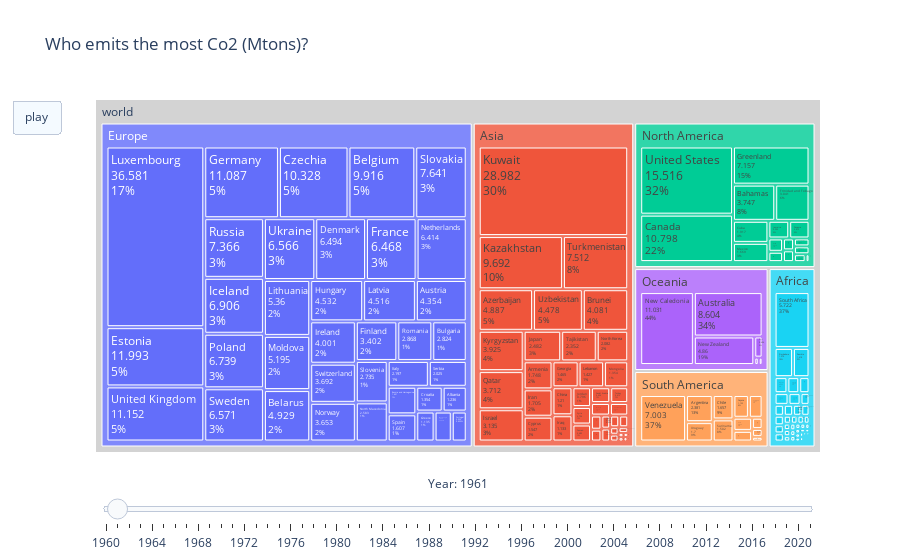

Notebook code cell kept with this figure:
### Code cell
df_ghg_total = df_ghg_total[df_ghg_total["year"] >= 1960]
year0 = min(df_ghg_total["year"])
years = np.arange(year0, 2022)

#Make a list of frame
frame0 = None
frames = []
for year in years:
    mask = df_ghg_total.year == year
    df_tmp = (
        df_ghg_total[mask]
        .dropna(subset="co2_per_capita")[["country", "continent", "co2_per_capita"]]
        .fillna("")
    )   
    treemap = go.Treemap(
        labels=df_tmp["country"], 
        values=df_tmp["co2_per_capita"],
        parents=df_tmp["continent"],
        branchvalues="total",
        pathbar_textfont_size=15,
        root_color="lightgrey",
        textinfo = "label+value+percent parent"
    )
    if frame0 is None:
        frame0 = treemap
    frames.append(go.Frame(name=f"frame-{year}", data=treemap
    ))
#Make sliders
sliders = [
    dict(
        steps=[
            dict(
                method="animate",
                args=[
                    [f"frame-{year}"],
                    dict(
                        mode="e", frame=dict(redraw=True), transition=dict(duration=200)
                    ),
                ],
                label=f"{year}",
            )
            for year in years
        ],
        transition=dict(duration=0),
        x=0,
        y=0,
        currentvalue=dict(
            font=dict(size=12), prefix="Year: ", visible=True, xanchor="center"
        ),
        len=1.0,
        active=1,
    )  
]
#create the layout object with slider parameters
layout = {
    "title": f"Who emits the most Co2 (Mtons)?",
    "xaxis": {"visible": True, "showline": True},
    "yaxis": {"type": "log", "visible": True, "showline": True},
    "updatemenus": [
        {
            "type": "buttons",
            "buttons": [
                {
                    "method": "animate",
                    "label": "play",
                    "args": [
                        None,
                        dict(
                            frame=dict(duration=600, redraw=True),
                            transition=dict(duration=200),
                            fromcurrent=True,
                            mode="immediate",
                        ),
                    ],
                }
            ],
        }
    ],
    "sliders": sliders,
}
#Create the final figure with layout and frame parameters
figure = go.Figure(
    data=frame0,
    layout=layout,
    frames=frames
)

figure.show()

### Figure 1 — Plotly figure (JSON) as saved in the notebook; plotly's stock layout.template omitted (floating-point values rounded to 4 significant figures; data arrays with more than 128 entries replaced by an {"elided": "..."} marker saying what was removed)
{"data": [{"branchvalues": "total", "labels": {"elided": "166 str values"}, "parents": {"elided": "166 str values"}, "pathbar": {"textfont": {"size": 15}}, "root": {"color": "lightgrey"}, "textinfo": "label+value+percent parent", "type": "treemap", "values": {"elided": "166 float values"}}], "layout": {"sliders": [{"active": 1, "currentvalue": {"font": {"size": 12}, "prefix": "Year: ", "visible": true, "xanchor": "center"}, "len": 1, "steps": [{"args": [["frame-1960"], {"frame": {"redraw": true}, "mode": "e", "transition": {"duration": 200}}], "label": "1960", "method": "animate"}, {"args": [["frame-1961"], {"frame": {"redraw": true}, "mode": "e", "transition": {"duration": 200}}], "label": "1961", "method": "animate"}, {"args": [["frame-1962"], {"frame": {"redraw": true}, "mode": "e", "transition": {"duration": 200}}], "label": "1962", "method": "animate"}, {"args": [["frame-1963"], {"frame": {"redraw": true}, "mode": "e", "transition": {"duration": 200}}], "label": "1963", "method": "animate"}, {"args": [["frame-1964"], {"frame": {"redraw": true}, "mode": "e", "transition": {"duration": 200}}], "label": "1964", "method": "animate"}, {"args": [["frame-1965"], {"frame": {"redraw": true}, "mode": "e", "transition": {"duration": 200}}], "label": "1965", "method": "animate"}, {"args": [["frame-1966"], {"frame": {"redraw": true}, "mode": "e", "transition": {"duration": 200}}], "label": "1966", "method": "animate"}, {"args": [["frame-1967"], {"frame": {"redraw": true}, "mode": "e", "transition": {"duration": 200}}], "label": "1967", "method": "animate"}, {"args": [["frame-1968"], {"frame": {"redraw": true}, "mode": "e", "transition": {"duration": 200}}], "label": "1968", "method": "animate"}, {"args": [["frame-1969"], {"frame": {"redraw": true}, "mode": "e", "transition": {"duration": 200}}], "label": "1969", "method": "animate"}, {"args": [["frame-1970"], {"frame": {"redraw": true}, "mode": "e", "transition": {"duration": 200}}], "label": "1970", "method": "animate"}, {"args": [["frame-1971"], {"frame": {"redraw": true}, "mode": "e", "transition": {"duration": 200}}], "label": "1971", "method": "animate"}, {"args": [["frame-1972"], {"frame": {"redraw": true}, "mode": "e", "transition": {"duration": 200}}], "label": "1972", "method": "animate"}, {"args": [["frame-1973"], {"frame": {"redraw": true}, "mode": "e", "transition": {"duration": 200}}], "label": "1973", "method": "animate"}, {"args": [["frame-1974"], {"frame": {"redraw": true}, "mode": "e", "transition": {"duration": 200}}], "label": "1974", "method": "animate"}, {"args": [["frame-1975"], {"frame": {"redraw": true}, "mode": "e", "transition": {"duration": 200}}], "label": "1975", "method": "animate"}, {"args": [["frame-1976"], {"frame": {"redraw": true}, "mode": "e", "transition": {"duration": 200}}], "label": "1976", "method": "animate"}, {"args": [["frame-1977"], {"frame": {"redraw": true}, "mode": "e", "transition": {"duration": 200}}], "label": "1977", "method": "animate"}, {"args": [["frame-1978"], {"frame": {"redraw": true}, "mode": "e", "transition": {"duration": 200}}], "label": "1978", "method": "animate"}, {"args": [["frame-1979"], {"frame": {"redraw": true}, "mode": "e", "transition": {"duration": 200}}], "label": "1979", "method": "animate"}, {"args": [["frame-1980"], {"frame": {"redraw": true}, "mode": "e", "transition": {"duration": 200}}], "label": "1980", "method": "animate"}, {"args": [["frame-1981"], {"frame": {"redraw": true}, "mode": "e", "transition": {"duration": 200}}], "label": "1981", "method": "animate"}, {"args": [["frame-1982"], {"frame": {"redraw": true}, "mode": "e", "transition": {"duration": 200}}], "label": "1982", "method": "animate"}, {"args": [["frame-1983"], {"frame": {"redraw": true}, "mode": "e", "transition": {"duration": 200}}], "label": "1983", "method": "animate"}, {"args": [["frame-1984"], {"frame": {"redraw": true}, "mode": "e", "transition": {"duration": 200}}], "label": "1984", "method": "animate"}, {"args": [["frame-1985"], {"frame": {"redraw": true}, "mode": "e", "transition": {"duration": 200}}], "label": "1985", "method": "animate"}, {"args": [["frame-1986"], {"frame": {"redraw": true}, "mode": "e", "transition": {"duration": 200}}], "label": "1986", "method": "animate"}, {"args": [["frame-1987"], {"frame": {"redraw": true}, "mode": "e", "transition": {"duration": 200}}], "label": "1987", "method": "animate"}, {"args": [["frame-1988"], {"frame": {"redraw": true}, "mode": "e", "transition": {"duration": 200}}], "label": "1988", "method": "animate"}, {"args": [["frame-1989"], {"frame": {"redraw": true}, "mode": "e", "transition": {"duration": 200}}], "label": "1989", "method": "animate"}, {"args": [["frame-1990"], {"frame": {"redraw": true}, "mode": "e", "transition": {"duration": 200}}], "label": "1990", "method": "animate"}, {"args": [["frame-1991"], {"frame": {"redraw": true}, "mode": "e", "transition": {"duration": 200}}], "label": "1991", "method": "animate"}, {"args": [["frame-1992"], {"frame": {"redraw": true}, "mode": "e", "transition": {"duration": 200}}], "label": "1992", "method": "animate"}, {"args": [["frame-1993"], {"frame": {"redraw": true}, "mode": "e", "transition": {"duration": 200}}], "label": "1993", "method": "animate"}, {"args": [["frame-1994"], {"frame": {"redraw": true}, "mode": "e", "transition": {"duration": 200}}], "label": "1994", "method": "animate"}, {"args": [["frame-1995"], {"frame": {"redraw": true}, "mode": "e", "transition": {"duration": 200}}], "label": "1995", "method": "animate"}, {"args": [["frame-1996"], {"frame": {"redraw": true}, "mode": "e", "transition": {"duration": 200}}], "label": "1996", "method": "animate"}, {"args": [["frame-1997"], {"frame": {"redraw": true}, "mode": "e", "transition": {"duration": 200}}], "label": "1997", "method": "animate"}, {"args": [["frame-1998"], {"frame": {"redraw": true}, "mode": "e", "transition": {"duration": 200}}], "label": "1998", "method": "animate"}, {"args": [["frame-1999"], {"frame": {"redraw": true}, "mode": "e", "transition": {"duration": 200}}], "label": "1999", "method": "animate"}, {"args": [["frame-2000"], {"frame": {"redraw": true}, "mode": "e", "transition": {"duration": 200}}], "label": "2000", "method": "animate"}, {"args": [["frame-2001"], {"frame": {"redraw": true}, "mode": "e", "transition": {"duration": 200}}], "label": "2001", "method": "animate"}, {"args": [["frame-2002"], {"frame": {"redraw": true}, "mode": "e", "transition": {"duration": 200}}], "label": "2002", "method": "animate"}, {"args": [["frame-2003"], {"frame": {"redraw": true}, "mode": "e", "transition": {"duration": 200}}], "label": "2003", "method": "animate"}, {"args": [["frame-2004"], {"frame": {"redraw": true}, "mode": "e", "transition": {"duration": 200}}], "label": "2004", "method": "animate"}, {"args": [["frame-2005"], {"frame": {"redraw": true}, "mode": "e", "transition": {"duration": 200}}], "label": "2005", "method": "animate"}, {"args": [["frame-2006"], {"frame": {"redraw": true}, "mode": "e", "transition": {"duration": 200}}], "label": "2006", "method": "animate"}, {"args": [["frame-2007"], {"frame": {"redraw": true}, "mode": "e", "transition": {"duration": 200}}], "label": "2007", "method": "animate"}, {"args": [["frame-2008"], {"frame": {"redraw": true}, "mode": "e", "transition": {"duration": 200}}], "label": "2008", "method": "animate"}, {"args": [["frame-2009"], {"frame": {"redraw": true}, "mode": "e", "transition": {"duration": 200}}], "label": "2009", "method": "animate"}, {"args": [["frame-2010"], {"frame": {"redraw": true}, "mode": "e", "transition": {"duration": 200}}], "label": "2010", "method": "animate"}, {"args": [["frame-2011"], {"frame": {"redraw": true}, "mode": "e", "transition": {"duration": 200}}], "label": "2011", "method": "animate"}, {"args": [["frame-2012"], {"frame": {"redraw": true}, "mode": "e", "transition": {"duration": 200}}], "label": "2012", "method": "animate"}, {"args": [["frame-2013"], {"frame": {"redraw": true}, "mode": "e", "transition": {"duration": 200}}], "label": "2013", "method": "animate"}, {"args": [["frame-2014"], {"frame": {"redraw": true}, "mode": "e", "transition": {"duration": 200}}], "label": "2014", "method": "animate"}, {"args": [["frame-2015"], {"frame": {"redraw": true}, "mode": "e", "transition": {"duration": 200}}], "label": "2015", "method": "animate"}, {"args": [["frame-2016"], {"frame": {"redraw": true}, "mode": "e", "transition": {"duration": 200}}], "label": "2016", "method": "animate"}, {"args": [["frame-2017"], {"frame": {"redraw": true}, "mode": "e", "transition": {"duration": 200}}], "label": "2017", "method": "animate"}, {"args": [["frame-2018"], {"frame": {"redraw": true}, "mode": "e", "transition": {"duration": 200}}], "label": "2018", "method": "animate"}, {"args": [["frame-2019"], {"frame": {"redraw": true}, "mode": "e", "transition": {"duration": 200}}], "label": "2019", "method": "animate"}, {"args": [["frame-2020"], {"frame": {"redraw": true}, "mode": "e", "transition": {"duration": 200}}], "label": "2020", "method": "animate"}, {"args": [["frame-2021"], {"frame": {"redraw": true}, "mode": "e", "transition": {"duration": 200}}], "label": "2021", "method": "animate"}], "transition": {"duration": 0}, "x": 0, "y": 0}], "title": {"text": "Who emits the most Co2 (Mtons)?"}, "updatemenus": [{"buttons": [{"args": [null, {"frame": {"duration": 600, "redraw": true}, "fromcurrent": true, "mode": "immediate", "transition": {"duration": 200}}], "label": "play", "method": "animate"}], "type": "buttons"}], "xaxis": {"showline": true, "visible": true}, "yaxis": {"showline": true, "type": "log", "visible": true}}}
